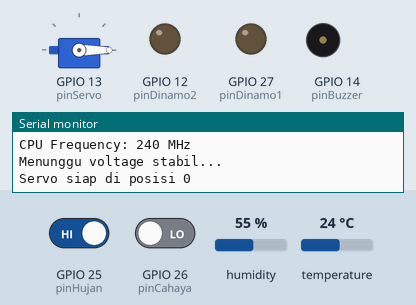
Bench run of a sketch on a simulated ESP32. On the bench: servo, output pins drawn as LEDs (lit = HIGH), buzzer (waves = sounding, pin HIGH), the last lines printed to the serial monitor. Inputs (shaded band) come from the test bench; at power-on: GPIO 25 (pinHujan) HIGH, GPIO 26 (pinCahaya) LOW, humidity 55 %, temperature 24 °C. WiFi joins after 1.5 s; servers stay silent unless stated; random numbers use the default seed unless the sketch sets one; no MQTT or app messages arrive unless stated.

Above: at 7.9 s.
12.1 s: GPIO 25 (pinHujan) driven LOW
At 13.0 s:
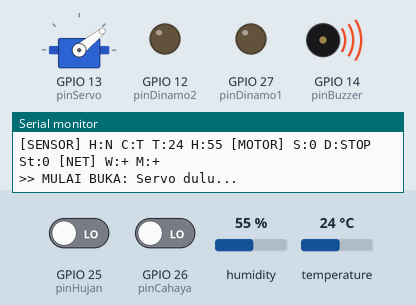
15.6 s: GPIO 25 (pinHujan) driven HIGH
22.2 s: GPIO 26 (pinCahaya) driven HIGH
At 29.5 s:
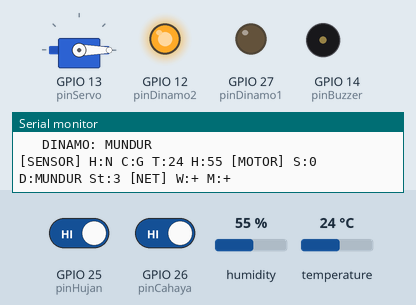
30.2 s: GPIO 25 (pinHujan) driven LOW
At 32.3 s:
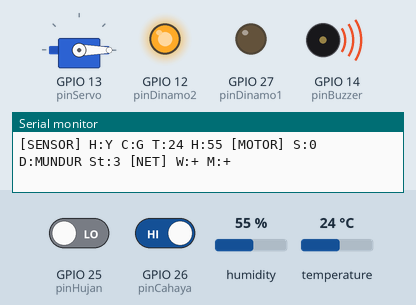
Timing chart, 0 to 34.7 s (numbered marks = the images above; inputs shaded):
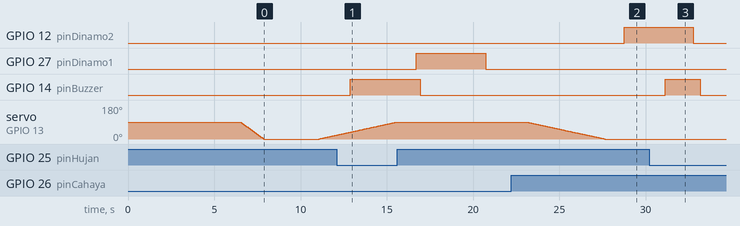

Measured:
- after the input at 12.1 s, GPIO 14 (pinBuzzer): LOW → HIGH after 0.79 s
- after the input at 22.2 s, GPIO 12 (pinDinamo2): LOW → HIGH after 6.5 s; servo on GPIO 13 (pinServo): moves from 90° to 0° over 4.5 s, starting after 0.93 s
- after the input at 30.2 s, GPIO 14 (pinBuzzer): LOW → HIGH after 0.94 s, → LOW 2.0 s later

The sketch:

esp32_power_saving.ino
```cpp
#include <WiFi.h>
#include <PubSubClient.h>
#include <ArduinoJson.h>
#include <ESP32Servo.h>
#include <DHT.h>

// === ANTI REBOOT UNTUK AKI 6V ===
#include "soc/soc.h"
#include "soc/rtc_cntl_reg.h"
#include "esp_task_wdt.h"
#include "esp_pm.h"
#include "esp_wifi.h"

// ===== WiFi Configuration =====
const char* ssid = "Afiqa 08";
const char* password = "Naufal03";

// ===== MQTT Configuration =====
const char* mqtt_server = "broker.hivemq.com";
const char* mqtt_topic_data = "jemuran_otomatis/sensor/data";
const char* mqtt_topic_command = "jemuran_otomatis/sensor/command";
const char* device_id = "JEMURAN_001";

WiFiClient espClient;
PubSubClient client(espClient);

// ===== Pin Configuration =====
const int pinServo = 13;
const int pinHujan = 25;
const int pinCahaya = 26;
const int pinDHT = 4;
const int pinBuzzer = 14;
const int pinDinamo1 = 27;
const int pinDinamo2 = 12;

// ===== DHT Configuration =====
#define DHTTYPE DHT11
DHT dht(pinDHT, DHTTYPE);

// ===== Servo =====
Servo atapServo;
const int POSISI_TERTUTUP = 0;
const int POSISI_TERBUKA = 90;

// ===== Variables =====
int currentServoPosition = 0;
int targetServoPosition = 0;
bool isAutoMode = true;
bool atapTerbuka = false;
bool isBuzzerActive = false;

// Dinamo
unsigned long dinamoStartTime = 0;
bool isDinamoMoving = false;
const long dinamoDuration = 4000;  // REDUCED: 4 detik saja
String dinamoStatus = "STOP";

// Servo movement - SUPER SLOW untuk hemat daya
bool isServoMoving = false;
unsigned long lastServoMoveTime = 0;
const int SERVO_STEP = 1;        // 1 derajat per langkah
const int SERVO_DELAY = 50;      // 50ms delay - VERY SLOW

// Sensor readings
int statusHujan = HIGH;
int statusCahaya = LOW;
float suhu = 0.0;
float kelembaban = 0.0;

// Fuzzy variables
float uSuhuDingin = 0.0, uSuhuPanas = 0.0;
float uLembabKering = 0.0, uLembabBasah = 0.0;
String fuzzyStatusCondition = "Menunggu...";
String currentRoofStatus = "TERTUTUP";

// === TIMING - DIPERLAMBAT SEMUA ===
unsigned long previousMillis = 0;
const long interval = 2000;        // Update setiap 2 detik

unsigned long lastDHTReadTime = 0;
const long intervalDHT = 5000;     // DHT setiap 5 detik

unsigned long lastMQTTPublish = 0;
const long mqttPublishInterval = 5000;  // MQTT setiap 5 detik

unsigned long lastWiFiCheck = 0;
const long wifiCheckInterval = 30000;   // WiFi check setiap 30 detik

unsigned long lastMQTTReconnect = 0;
const long mqttReconnectInterval = 10000;

unsigned long lastSerialPrint = 0;
const long serialPrintInterval = 3000;

// State
int prevStatusHujan = HIGH;
int prevStatusCahaya = LOW;
bool wifiConnected = false;
bool mqttConnected = false;

// === MOTOR SEQUENCING ===
enum MotorState { MOTOR_IDLE, SERVO_MOVING, WAIT_BEFORE_DINAMO, DINAMO_MOVING };
MotorState motorState = MOTOR_IDLE;
unsigned long motorStateStartTime = 0;
bool pendingOpen = false;
bool pendingClose = false;

void setup() {
  // === DISABLE ALL PROTECTION FOR LOW VOLTAGE ===
  WRITE_PERI_REG(RTC_CNTL_BROWN_OUT_REG, 0);
  esp_task_wdt_deinit();

  Serial.begin(115200);
  delay(3000);  // PENTING: Tunggu voltage stabil

  Serial.println("\n==========================================");
  Serial.println("   JEMURAN - POWER SAVING MODE (6V AKI)");
  Serial.println("==========================================");

  // === REDUCE CPU FREQUENCY UNTUK HEMAT DAYA ===
  setCpuFrequencyMhz(80);  // Default 240MHz, turunkan ke 80MHz
  Serial.print("CPU Frequency: ");
  Serial.print(getCpuFrequencyMhz());
  Serial.println(" MHz");

  // Setup pins
  pinMode(pinHujan, INPUT);
  pinMode(pinCahaya, INPUT);
  pinMode(pinBuzzer, OUTPUT);
  digitalWrite(pinBuzzer, LOW);

  pinMode(pinDinamo1, OUTPUT);
  pinMode(pinDinamo2, OUTPUT);
  stopDinamo();

  // DHT
  dht.begin();
  delay(1000);

  // Servo - DELAYED ATTACH
  Serial.println("Menunggu voltage stabil...");
  delay(2000);

  atapServo.setPeriodHertz(50);
  atapServo.attach(pinServo, 500, 2400);
  delay(500);

  // Set posisi awal PERLAHAN
  for (int i = 90; i >= 0; i -= 2) {
    atapServo.write(i);
    delay(30);
  }
  currentServoPosition = 0;
  targetServoPosition = 0;

  Serial.println("Servo siap di posisi 0");
  delay(1000);

  // WiFi dengan power saving
  setup_wifi();

  // MQTT
  client.setBufferSize(256);  // REDUCED buffer
  client.setServer(mqtt_server, 1883);
  client.setCallback(mqttCallback);

  Serial.println("\n=== SISTEM SIAP (Power Saving Mode) ===\n");
}

void loop() {
  unsigned long currentMillis = millis();

  yield();  // Biarkan background tasks jalan

  // === WIFI CHECK (setiap 30 detik) ===
  if (currentMillis - lastWiFiCheck >= wifiCheckInterval) {
    lastWiFiCheck = currentMillis;
    if (WiFi.status() != WL_CONNECTED) {
      wifiConnected = false;
      // Jangan reconnect terus, terlalu boros daya
      Serial.println("WiFi terputus...");
    } else {
      wifiConnected = true;
    }
  }

  // === MQTT (non-blocking) ===
  if (wifiConnected && !client.connected()) {
    mqttConnected = false;
    if (currentMillis - lastMQTTReconnect >= mqttReconnectInterval) {
      lastMQTTReconnect = currentMillis;
      reconnectMQTT();
    }
  } else if (wifiConnected) {
    mqttConnected = true;
    client.loop();
  }

  // === UPDATE MOTOR STATE MACHINE ===
  updateMotorStateMachine();

  // === BACA SENSOR ===
  readSensors();

  // === LOGIC UTAMA (setiap 2 detik) ===
  if (currentMillis - previousMillis >= interval) {
    previousMillis = currentMillis;
    processFuzzyLogic();
    updateBuzzer();
  }

  // === SERIAL (setiap 3 detik) ===
  if (currentMillis - lastSerialPrint >= serialPrintInterval) {
    lastSerialPrint = currentMillis;
    printStatus();
  }

  // === MQTT PUBLISH (setiap 5 detik) ===
  if (mqttConnected && (currentMillis - lastMQTTPublish >= mqttPublishInterval)) {
    lastMQTTPublish = currentMillis;
    sendSensorDataMQTT();
  }

  // === DELAY BESAR untuk hemat daya ===
  delay(50);
}

// ==========================================
//     MOTOR STATE MACHINE (SEQUENTIAL)
// ==========================================

void updateMotorStateMachine() {
  unsigned long currentMillis = millis();

  switch (motorState) {
    case MOTOR_IDLE:
      // Cek apakah ada pending action
      if (pendingOpen) {
        pendingOpen = false;
        Serial.println("\n>> MULAI BUKA: Servo dulu...");
        targetServoPosition = POSISI_TERBUKA;
        isServoMoving = true;
        motorState = SERVO_MOVING;
        motorStateStartTime = currentMillis;
      }
      else if (pendingClose) {
        pendingClose = false;
        Serial.println("\n>> MULAI TUTUP: Servo dulu...");
        targetServoPosition = POSISI_TERTUTUP;
        isServoMoving = true;
        motorState = SERVO_MOVING;
        motorStateStartTime = currentMillis;
      }
      break;

    case SERVO_MOVING:
      updateServoMovement();
      if (!isServoMoving) {
        Serial.println(">> Servo selesai, menunggu 1 detik...");
        motorState = WAIT_BEFORE_DINAMO;
        motorStateStartTime = currentMillis;
      }
      break;

    case WAIT_BEFORE_DINAMO:
      // Tunggu 1 detik sebelum jalankan dinamo
      if (currentMillis - motorStateStartTime >= 1000) {
        if (atapTerbuka) {
          Serial.println(">> Menjalankan Dinamo KELUAR...");
          gerakDinamoKeluar();
        } else {
          Serial.println(">> Menjalankan Dinamo MASUK...");
          gerakDinamoMasuk();
        }
        motorState = DINAMO_MOVING;
        motorStateStartTime = currentMillis;
      }
      break;

    case DINAMO_MOVING:
      updateDinamoStop();
      if (!isDinamoMoving) {
        Serial.println(">> Semua motor selesai.\n");
        motorState = MOTOR_IDLE;
      }
      break;
  }
}

void updateServoMovement() {
  if (!isServoMoving) return;

  unsigned long currentMillis = millis();
  if (currentMillis - lastServoMoveTime < SERVO_DELAY) return;
  lastServoMoveTime = currentMillis;

  if (currentServoPosition < targetServoPosition) {
    currentServoPosition += SERVO_STEP;
    if (currentServoPosition >= targetServoPosition)
      currentServoPosition = targetServoPosition;
  } else if (currentServoPosition > targetServoPosition) {
    currentServoPosition -= SERVO_STEP;
    if (currentServoPosition <= targetServoPosition)
      currentServoPosition = targetServoPosition;
  }

  atapServo.write(currentServoPosition);

  if (currentServoPosition == targetServoPosition) {
    isServoMoving = false;
    delay(100);  // Stabilkan setelah servo stop
  }

  atapTerbuka = (currentServoPosition > 10);
  currentRoofStatus = atapTerbuka ? "TERBUKA" : "TERTUTUP";
}

// ==========================================
//          KONTROL DINAMO
// ==========================================

void gerakDinamoKeluar() {
  if (dinamoStatus != "MAJU") {
    digitalWrite(pinDinamo1, LOW);
    digitalWrite(pinDinamo2, LOW);
    delay(100);

    digitalWrite(pinDinamo1, HIGH);
    digitalWrite(pinDinamo2, LOW);

    dinamoStatus = "MAJU";
    isDinamoMoving = true;
    dinamoStartTime = millis();
    Serial.println("   DINAMO: MAJU");
  }
}

void gerakDinamoMasuk() {
  if (dinamoStatus != "MUNDUR") {
    digitalWrite(pinDinamo1, LOW);
    digitalWrite(pinDinamo2, LOW);
    delay(100);

    digitalWrite(pinDinamo1, LOW);
    digitalWrite(pinDinamo2, HIGH);

    dinamoStatus = "MUNDUR";
    isDinamoMoving = true;
    dinamoStartTime = millis();
    Serial.println("   DINAMO: MUNDUR");
  }
}

void stopDinamo() {
  digitalWrite(pinDinamo1, LOW);
  digitalWrite(pinDinamo2, LOW);
  isDinamoMoving = false;
  dinamoStatus = "STOP";
}

void updateDinamoStop() {
  if (isDinamoMoving && (millis() - dinamoStartTime >= dinamoDuration)) {
    stopDinamo();
    Serial.println("   DINAMO: STOP (selesai)");
  }
}

// ==========================================
//          SENSOR & BUZZER
// ==========================================

void readSensors() {
  statusHujan = digitalRead(pinHujan);
  statusCahaya = digitalRead(pinCahaya);

  unsigned long currentMillis = millis();
  if (currentMillis - lastDHTReadTime >= intervalDHT) {
    lastDHTReadTime = currentMillis;

    float t = dht.readTemperature();
    float h = dht.readHumidity();

    if (!isnan(t) && t > -40 && t < 80) suhu = t;
    if (!isnan(h) && h >= 0 && h <= 100) kelembaban = h;
  }
}

void updateBuzzer() {
  if (statusHujan == LOW && (isServoMoving || isDinamoMoving)) {
    digitalWrite(pinBuzzer, HIGH);
    isBuzzerActive = true;
  } else {
    digitalWrite(pinBuzzer, LOW);
    isBuzzerActive = false;
  }
}

// ==========================================
//          FUZZY LOGIC
// ==========================================

void fuzzifikasi() {
  if (suhu <= 26) { uSuhuDingin = 1.0; uSuhuPanas = 0.0; }
  else if (suhu >= 32) { uSuhuDingin = 0.0; uSuhuPanas = 1.0; }
  else { uSuhuDingin = (32.0 - suhu) / 6.0; uSuhuPanas = (suhu - 26.0) / 6.0; }

  if (kelembaban <= 50) { uLembabKering = 1.0; uLembabBasah = 0.0; }
  else if (kelembaban >= 70) { uLembabKering = 0.0; uLembabBasah = 1.0; }
  else { uLembabKering = (70.0 - kelembaban) / 20.0; uLembabBasah = (kelembaban - 50.0) / 20.0; }
}

void processFuzzyLogic() {
  fuzzifikasi();

  int keputusan = POSISI_TERTUTUP;
  String keterangan = "Menunggu...";

  if (statusHujan == LOW) {
    keputusan = POSISI_TERTUTUP;
    keterangan = "Ada Hujan";
  }
  else if (statusCahaya == HIGH) {
    keputusan = POSISI_TERTUTUP;
    keterangan = "Sudah Malam";
  }
  else {
    float r13 = min(uSuhuDingin, uLembabBasah);
    float r14 = min(uSuhuDingin, uLembabKering);
    float r15 = min(uSuhuPanas, uLembabBasah);
    float r16 = min(uSuhuPanas, uLembabKering);

    float maxVal = r13;
    int rule = 13;
    if (r14 > maxVal) { maxVal = r14; rule = 14; }
    if (r15 > maxVal) { maxVal = r15; rule = 15; }
    if (r16 > maxVal) { maxVal = r16; rule = 16; }

    keputusan = POSISI_TERBUKA;
    switch (rule) {
      case 13: keterangan = "Angin-Anginkan"; break;
      case 14: keterangan = "Sejuk Cerah"; break;
      case 15: keterangan = "Terik Lembab"; break;
      case 16: keterangan = "Sangat Optimal"; break;
    }
  }

  fuzzyStatusCondition = keterangan;

  // === EKSEKUSI (hanya jika MOTOR_IDLE) ===
  if (isAutoMode && motorState == MOTOR_IDLE) {
    if (keputusan == POSISI_TERBUKA && !atapTerbuka) {
      Serial.println("\n========================================");
      Serial.println("  KEPUTUSAN: BUKA JEMURAN");
      Serial.println("========================================");
      pendingOpen = true;
    }
    else if (keputusan == POSISI_TERTUTUP && atapTerbuka) {
      Serial.println("\n========================================");
      Serial.println("  KEPUTUSAN: TUTUP JEMURAN");
      Serial.println("========================================");
      pendingClose = true;
    }
  }
}

// ==========================================
//          WIFI & MQTT
// ==========================================

void setup_wifi() {
  Serial.println("Menghubungkan WiFi...");

  WiFi.mode(WIFI_STA);
  WiFi.disconnect();
  delay(500);

  // PENTING: Set WiFi power saving mode
  esp_wifi_set_ps(WIFI_PS_MAX_MODEM);

  WiFi.begin(ssid, password);

  int retry = 0;
  while (WiFi.status() != WL_CONNECTED && retry < 20) {
    delay(500);
    Serial.print(".");
    retry++;
    yield();
  }

  if (WiFi.status() == WL_CONNECTED) {
    wifiConnected = true;
    Serial.println("\nWiFi OK: " + WiFi.localIP().toString());
  } else {
    Serial.println("\nWiFi gagal (akan coba lagi nanti)");
  }
}

void reconnectMQTT() {
  String id = "ESP32-" + String(random(0xffff), HEX);
  if (client.connect(id.c_str())) {
    mqttConnected = true;
    client.subscribe(mqtt_topic_command);
    Serial.println("MQTT OK");
  }
}

void sendSensorDataMQTT() {
  if (!mqttConnected) return;

  StaticJsonDocument<256> doc;
  doc["device_id"] = device_id;
  doc["mode"] = isAutoMode ? "auto" : "manual";
  doc["isRaining"] = (statusHujan == LOW);
  doc["isDark"] = (statusCahaya == HIGH);
  doc["temperature"] = suhu;
  doc["humidity"] = kelembaban;
  doc["fuzzy_cond"] = fuzzyStatusCondition;
  doc["servoPosition"] = currentServoPosition;
  doc["dinamoStatus"] = dinamoStatus;

  char buf[256];
  serializeJson(doc, buf);
  client.publish(mqtt_topic_data, buf, false);
}

void mqttCallback(char* topic, byte* payload, unsigned int length) {
  String msg = "";
  for (unsigned int i = 0; i < length; i++) msg += (char)payload[i];

  StaticJsonDocument<128> doc;
  if (deserializeJson(doc, msg)) return;

  const char* cmd = doc["command"];
  if (!cmd) return;

  if (strcmp(cmd, "setMode") == 0) {
    const char* m = doc["mode"];
    if (m) {
      isAutoMode = (strcmp(m, "auto") == 0);
      Serial.print("Mode: "); Serial.println(isAutoMode ? "AUTO" : "MANUAL");
    }
  }
  else if (strcmp(cmd, "setServo") == 0 && !isAutoMode && motorState == MOTOR_IDLE) {
    const char* act = doc["action"];
    if (act) {
      if (strcmp(act, "open") == 0) pendingOpen = true;
      else if (strcmp(act, "close") == 0) pendingClose = true;
    }
  }
  else if (strcmp(cmd, "setDinamo") == 0 && !isAutoMode && motorState == MOTOR_IDLE) {
    const char* act = doc["action"];
    if (act) {
      if (strcmp(act, "maju") == 0) gerakDinamoKeluar();
      else if (strcmp(act, "mundur") == 0) gerakDinamoMasuk();
      else if (strcmp(act, "stop") == 0) stopDinamo();
    }
  }
}

// ==========================================
//          STATUS PRINT
// ==========================================

void printStatus() {
  Serial.print("[SENSOR] H:");
  Serial.print(statusHujan == LOW ? "Y" : "N");
  Serial.print(" C:"); Serial.print(statusCahaya == HIGH ? "G" : "T");
  Serial.print(" T:"); Serial.print(suhu, 0);
  Serial.print(" H:"); Serial.print(kelembaban, 0);

  Serial.print(" [MOTOR] S:"); Serial.print(currentServoPosition);
  Serial.print(" D:"); Serial.print(dinamoStatus);
  Serial.print(" St:"); Serial.print(motorState);

  Serial.print(" [NET] W:"); Serial.print(wifiConnected ? "+" : "-");
  Serial.print(" M:"); Serial.println(mqttConnected ? "+" : "-");
}
```
